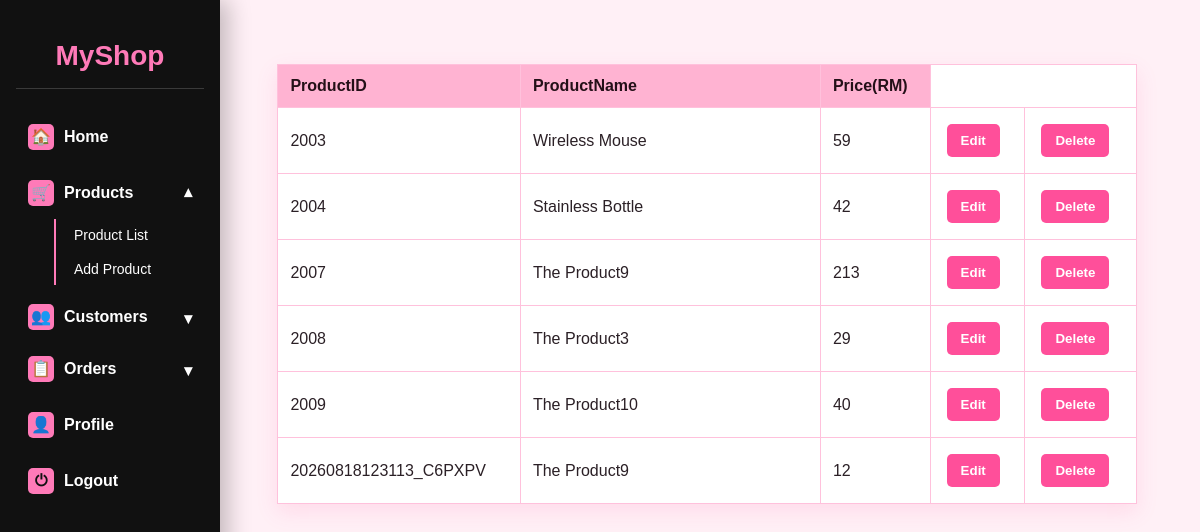
Screenshot of /products.php (signed in) with the database file from the repository.
### tables this page shows
CREATE TABLE `products` (
  `ProductName` varchar(255) NOT NULL,
  `ProductID` varchar(32) NOT NULL,
  `Price` int(255) NOT NULL
);

### products.php (the view, shortened to what this page needs)
<?php
$servername = "localhost";
$username = "Myshop";
$password = "";
$dbname = "Myshop";
$conn = new mysqli($servername, $username, $password, $dbname);
?>
<!DOCTYPE html>
<html lang="en">
<head>
</head>
<body>
    <div class="sidebar">
        <div class="brand">MyShop</div>
        <a href="homepage.php"><span>&#127968;</span>Home</a>
        <details open>
            <summary><span>&#128722;</span>Products</summary>
            <div class="submenu">
                <a href="products.php">Product List</a>
                <a href="addproduct.php">Add Product</a>
            </div>
        </details>
        <details>
            <summary><span>&#128101;</span>Customers</summary>
        </details>
        <details>
            <summary><span>&#128203;</span>Orders</summary>
        </details>
        <a href="profile.php"><span>&#128100;</span>Profile</a>
        <a href="logout.php"><span>&#9211;</span>Logout</a>
    </div>
    <table width="1100">
        <tr>
            <th>ProductID</th>
            <th width="300">ProductName</th>
            <th>Price(RM)</th>
        </tr>
        <?php
        $query = "SELECT * FROM products";
        $result = mysqli_query($conn, $query);
        while ($row = mysqli_fetch_assoc($result)) {
        ?>
            <tr>
                <td><?php echo $row['ProductID']; ?></td>
                <td><?php echo $row['ProductName']; ?></td>
                <td><?php echo $row['Price']; ?></td>
                <td>
                    <form action="editproduct.php" method="POST">
                        <input type="submit" value="Edit">
                    </form>
                </td>
                <td>
                    <form action="deleteproduct.php" method="POST"
                        onsubmit="return confirm('do you want to delete this product(<?php echo $row['ProductID']; ?>)?');">
                        <button type="submit">Delete</button>
                    </form>
                </td>
            </tr>
        <?php
        }
        ?>
    </table>
</body>
</html>

### products.php (style rules this page uses)
.sidebar details { margin: 4px 0; }
.sidebar summary { position: relative; display: block; padding: 11px 12px; border-radius: 6px; color: #ffffff; cursor: pointer; font-weight: bold; list-style: none; }
.sidebar summary::after { content: "\25BE"; position: absolute; top: 16px; right: 12px; color: #ffffff; }
.sidebar details[open] summary::after { transform: rotate(180deg); }
.sidebar .submenu { margin: 2px 0 8px 38px; padding-left: 8px; border-left: 2px solid #ff7ab8; }
.sidebar .submenu a { margin: 2px 0; padding: 8px 10px; font-size: 14px; font-weight: normal; }
* { box-sizing: border-box; font-family: Arial, Helvetica, sans-serif; }
body { min-width: 480px; max-width: 1280px; margin: 0 auto; padding: 36px 36px 36px 250px; background: #fff0f6; color: #2b2026; }
.sidebar { position: fixed; top: 0; left: 0; bottom: 0; width: 220px; padding: 24px 16px; background: #111111; box-shadow: 8px 0 22px rgba(0, 0, 0, 0.24); }
.brand { margin-bottom: 24px; padding: 16px 10px; color: #ff7ab8; font-size: 28px; font-weight: bold; text-align: center; border-bottom: 1px solid #3a3a3a; }
.sidebar a { display: block; margin: 8px 0; padding: 11px 12px; color: #ffffff; text-decoration: none; border-radius: 6px; font-weight: bold; }
.sidebar span { display: inline-block; width: 26px; height: 26px; margin-right: 10px; border-radius: 5px; background: #ff7ab8; color: #111111; text-align: center; line-height: 26px; }
table { width: 94%; max-width: 980px; margin: 28px auto; border-collapse: collapse; background: #ffffff; border: 1px solid #ffc1dc; box-shadow: 0 8px 20px rgba(255, 79, 154, 0.13); }
th { background: #ffb3d2; color: #241018; }
th, td { border: 1px solid #ffc1dc; padding: 12px; text-align: left; vertical-align: middle; }
form { margin: 0; }
input, textarea { width: 100%; max-width: 100%; padding: 8px; border: 1px solid #ffaad0; border-radius: 5px; background: #ffffff; color: #2b2026; }
input[type="submit"], button { width: auto; margin: 4px; padding: 9px 14px; border: 0; border-radius: 5px; background: #ff4f9a; color: #ffffff; cursor: pointer; font-weight: bold; }
a { color: #d9367d; text-decoration: none; }

### rows the page displays
products: ProductID "2003", ProductName "Wireless Mouse", Price "59"
products: ProductID "2004", ProductName "Stainless Bottle", Price "42"
products: ProductID "2007", ProductName "The Product9", Price "213"
products: ProductID "2008", ProductName "The Product3", Price "29"
products: ProductID "2009", ProductName "The Product10", Price "40"
products: ProductID "20260818123113_C6PXPV", ProductName "The Product9", Price "12"
